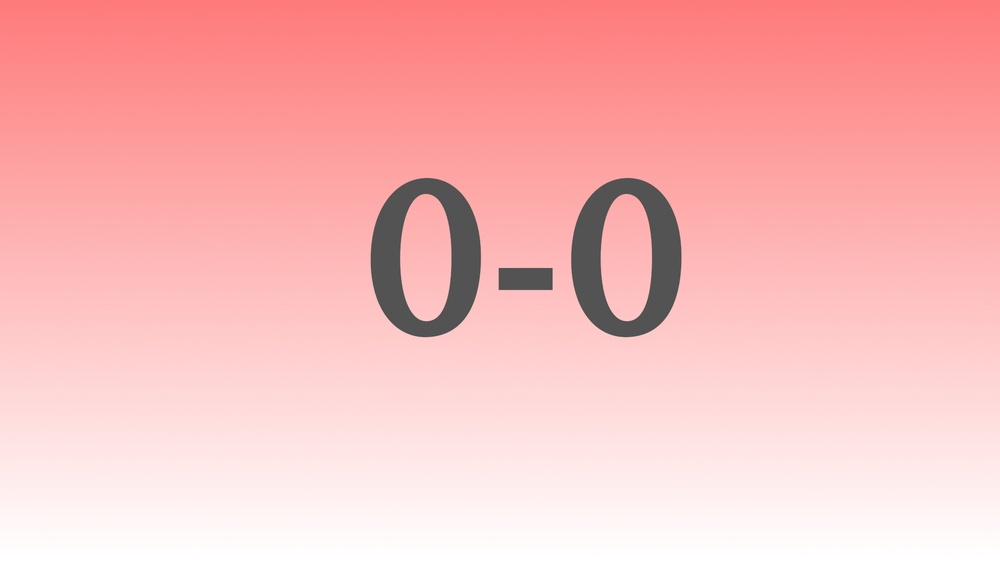
#> input picture samples/0_0.jpg, 1000 x 562 px, shrunk from 1920 x 1080 before the run
$ python immergeCV2.py
#> lines starting #> are read from the running program, lines starting #| are printed output that depends on the picture
#!/bin/python
# -*- coding: utf-8 -*-
# Author: CWSun @ 20200518
# Note: Slower than the pure opencv version (immergeCV)
# Needs openCV 4.2.0 with python 3.7+
from pathlib import Path
import numpy as np
import cv2 as cv

# ===== 手動輸入部分 Manual input  =====
# 設定影像路徑
base_dir = Path(r"./samples") # 建議填完整路徑
# 檔案清單，注意：垂直的先放
img_path = [base_dir/"0_0.jpg",base_dir/"1_0.jpg",base_dir/"2_0.jpg",
            base_dir/"0_1.jpg",base_dir/"1_1.jpg",base_dir/"2_1.jpg",]
ver = 3; hor = 2
output_filename="MergedTif_cv2.tif"

# ===== 主程式 Main script  =====
# Check dimension
if len(img_path) != ( ver * hor):
    raise ValueError("[Error] Insufficient image files.")
# Detect the dimension by reading first image
img0 = cv.imdecode(np.fromfile(img_path[0],dtype=np.uint8),cv.IMREAD_UNCHANGED)
#> img0 is the input picture: shape (562, 1000, 3); mean B, G, R 185.5, 185.5, 248.4
if img0 is None:
    print(f"Cannot open the file {img_path[0]}.")
    print(f"無法開啟檔案 {img_path[0]}")
    raise ValueError(f"Cannot open the file {img_path[0]}.")
rows, cols, deps = (None,None,None)
if img0.ndim == 3:
    rows, cols, deps = img0.shape
#> rows = 562; cols = 1000; deps = 3
    # Allocate memory
    img_f = np.zeros(shape=(rows*ver,cols*hor,3),dtype=img0.dtype)
    del img0
    # Fillin the data
    for j in range(hor):
        # hor
        for i in range(ver):
            # col
            print(f"Reading {str(img_path[j*ver+i])}")
            imgi = cv.imdecode(np.fromfile(str(img_path[j*ver+i]),dtype=np.uint8),cv.IMREAD_UNCHANGED)
            img_f[rows*i:rows*(i+1),cols*j:cols*(j+1),:] = imgi
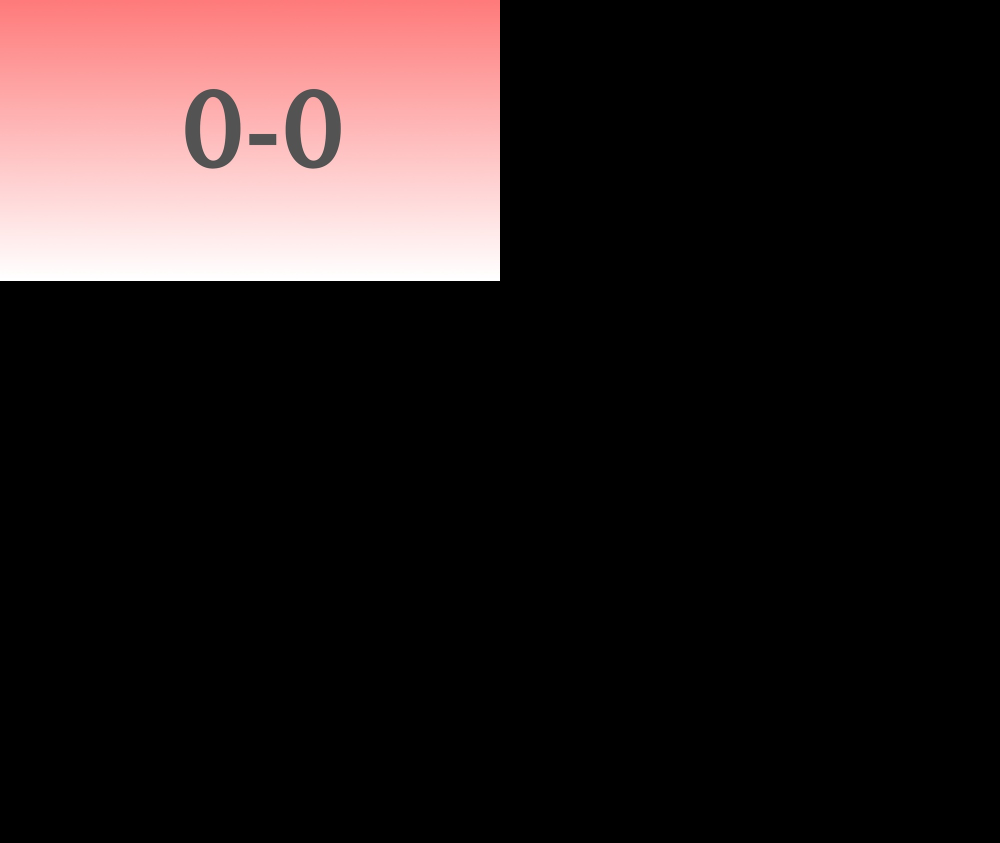
#> img_f: shape (1686, 2000, 3) (shown at 1/2 size); mean B, G, R 30.9, 30.9, 41.4
            del imgi
#> pass 2 of the loop `for j in range(hor):`:
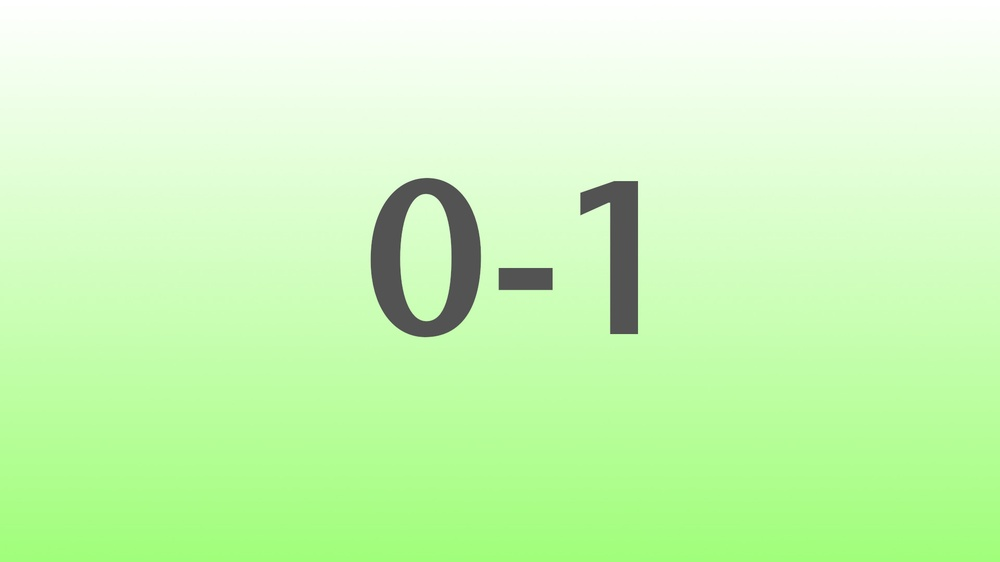
#> input picture samples/0_1.jpg, 1000 x 562 px, shrunk from 1920 x 1080 before the run
#> imgi is the input picture: shape (562, 1000, 3); mean B, G, R 185.6, 249.7, 204.2
#> `img_f[rows*i:rows*(i+1),cols*j:cols*(j+1),:] = imgi`:
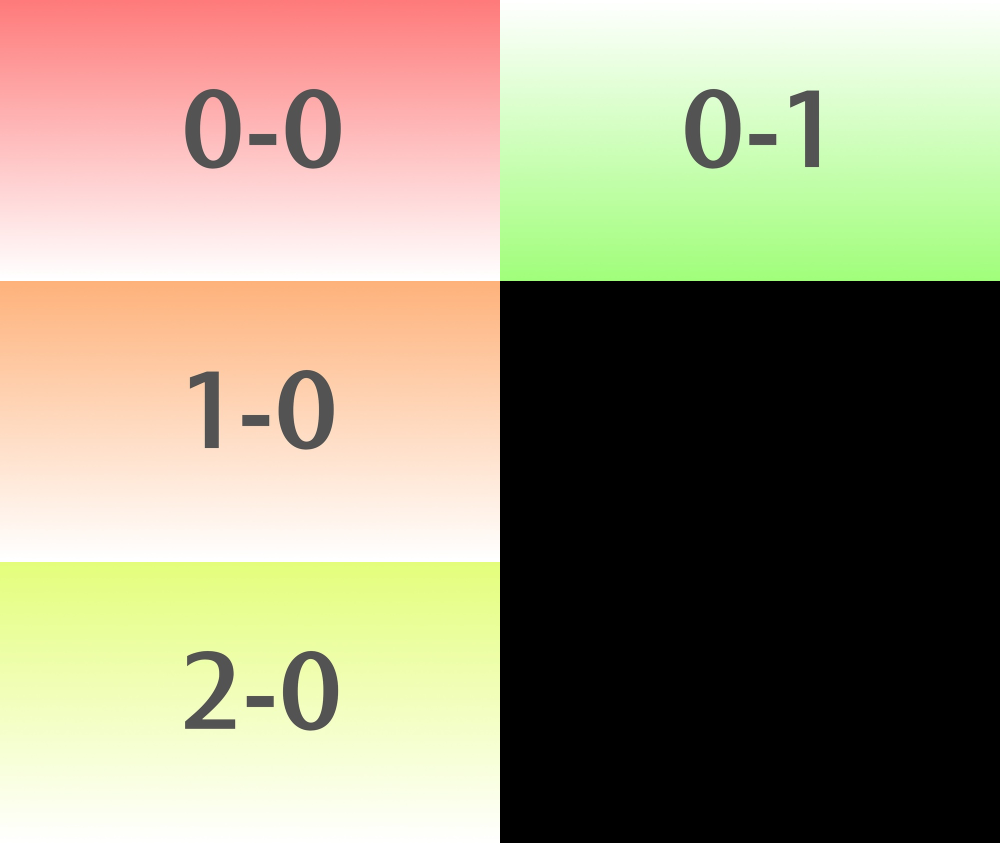
#> img_f: shape (1686, 2000, 3) (shown at 1/2 size); mean B, G, R 123.9, 149.6, 156.5

elif img0.ndim == 2:
    # Not tested yet
    rows, cols = img0.shape
    # Allocate memory
    img_f = np.zeros(shape=(rows*ver,cols*hor),dtype=img0.dtype)
    del img0
    # Fillin the data
    for j in range(hor):
        # hor
        for i in range(ver):
            # col
            print(f"Reading {str(img_path[j*ver+i])}")
            imgi = cv.imread(str(img_path[j*ver+i]))
            img_f[rows*i:rows*(i+1),cols*j:cols*(j+1)] = imgi
            del imgi


else:
    raise ValueError("[Dimension Error]")

# Save image
print(f"Saving image to {str(base_dir/output_filename)}")
is_success, im_buf_arr = cv.imencode(f".{output_filename.split('.')[-1]}", img_f)
if is_success:
    im_buf_arr.tofile(base_dir/output_filename)
else:
    raise RuntimeError("An error occured when encoding the image.")
